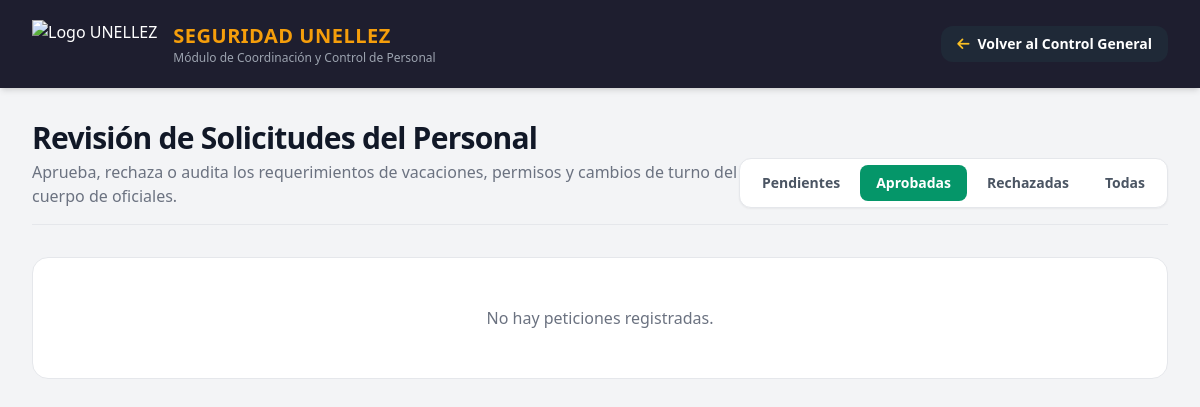
Page /guardias/solicitudes-recibidas/?estado=APROBADA (signed in) on the earlier database version.
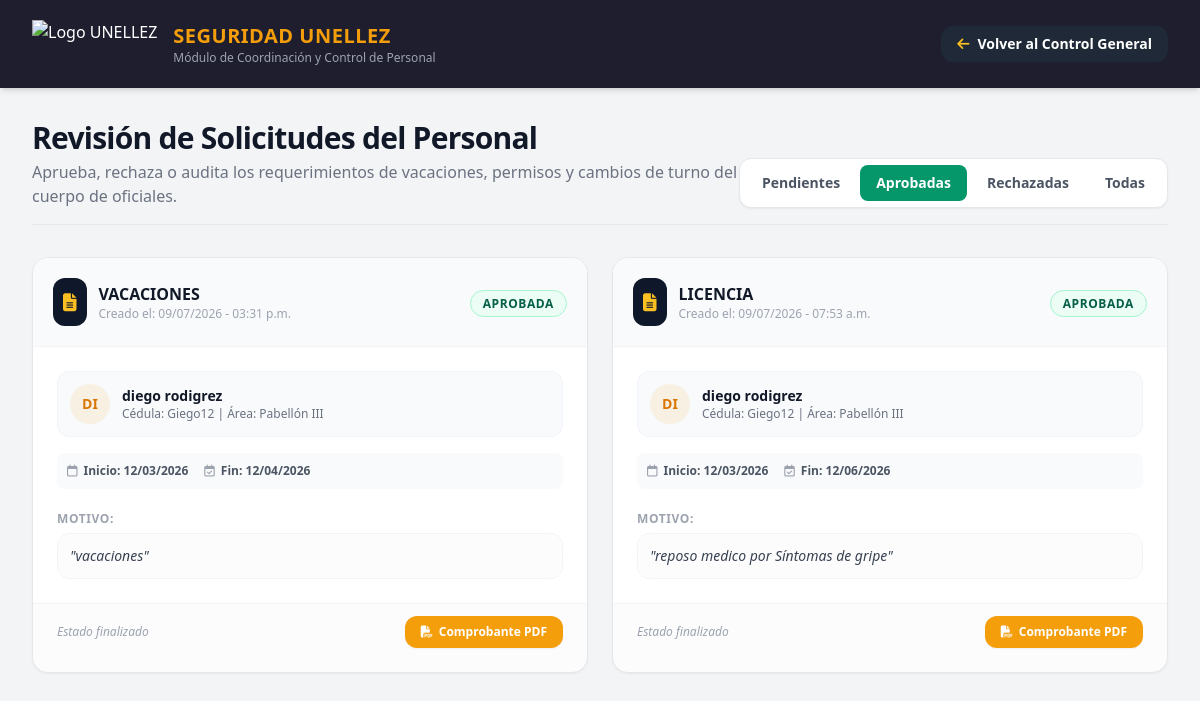
Same page on the later database version.
### seguridad_unellez/models.py (models this page shows, shortened)
class Solicitud(models.Model):
    TIPO_CHOICES = [
        ('VACACIONES', 'Vacaciones'),
        ('PERMISO', 'Permiso Remunerado'),
        ('LICENCIA', 'Licencia por Salud / Familiar'),
        ('CAMBIO_TURNO', 'Cambio de Turno'),
    ]
    ESTADO_CHOICES = [
        ('PENDIENTE', 'Pendiente'),
        ('APROBADA', 'Aprobada'),
        ('RECHAZADA', 'Rechazada'),
    ]
    guardia = models.ForeignKey(Guardia, on_delete=models.CASCADE, related_name='solicitudes', verbose_name="Oficial solicitante")
    tipo = models.CharField(max_length=20, choices=TIPO_CHOICES, default='VACACIONES', verbose_name="Tipo de Solicitud")
    fecha_inicio = models.DateField(verbose_name="Fecha de Inicio")
    fecha_fin = models.DateField(verbose_name="Fecha de Finalización")
    motivo = models.TextField(verbose_name="Justificación / Motivo")
    estado = models.CharField(max_length=15, choices=ESTADO_CHOICES, default='PENDIENTE', verbose_name="Estado de Petición")
    creado_en = models.DateTimeField(auto_now_add=True, verbose_name="Fecha de Envío")
    revisado_por = models.ForeignKey(User, on_delete=models.SET_NULL, null=True, blank=True, related_name='solicitudes_revisadas', verbose_name="Administrador que revisó")
    class Meta:
        ordering = ['-creado_en']
        verbose_name = "Solicitud"
        verbose_name_plural = "Solicitudes"

class Guardia(models.Model):
    user = models.OneToOneField(User, on_delete=models.CASCADE, null=True, blank=True, verbose_name="Usuario de Sistema")
    nombre = models.CharField(max_length=100)
    apellido = models.CharField(max_length=100, default="Sin Apellido")
    email = models.EmailField(unique=True, null=True, blank=True)
    cedula = models.CharField(max_length=20)
    turno = models.CharField(max_length=50)
    area_asignada = models.CharField(max_length=100)
    horas_trabajadas = models.IntegerField(default=0)
    dias_trabajados = models.IntegerField(default=0)
    foto = models.ImageField(upload_to='perfiles/', null=True, blank=True, verbose_name="Foto de Perfil")
    ESTATUS_CHOICES = [
        ('Activo', 'Activo'),
        ('Pendiente', 'Pendiente'),
        ('Inactivo', 'Inactivo'),
        ('Bloqueado', 'Bloqueado'),
    ]
    estatus = models.CharField(max_length=20, choices=ESTATUS_CHOICES, default='Activo')
    esta_bloqueado = models.BooleanField(default=False, verbose_name="¿Cuenta Bloqueada?")

### seguridad_unellez/views.py (the view)
# urls.py: path('guardias/solicitudes-recibidas/', views.panel_solicitudes_administrador, name='panel_solicitudes_administrador'),
@login_required
def panel_solicitudes_administrador(request):
    estado = request.GET.get('estado', 'PENDIENTE')
    solicitudes = Solicitud.objects.all().order_by('-creado_en')
    if estado != 'TODAS': solicitudes = solicitudes.filter(estado=estado)
    return render(request, 'seguridad_unellez/panel_solicitudes.html', {'solicitudes': solicitudes, 'estado_actual': estado})

### seguridad_unellez/templates/seguridad_unellez/panel_solicitudes.html (shortened to what the changed rows need)
{% load static %}
<!DOCTYPE html>
<html lang="es">
<head>
    <script src="https://cdn.tailwindcss.com"></script>
    <link rel="stylesheet" href="https://cdnjs.cloudflare.com/ajax/libs/font-awesome/6.4.0/css/all.min.css">
</head>
<body class="bg-gray-100 font-sans antialiased text-gray-800">
    <div class="min-h-screen flex flex-col">
        <header class="bg-[#1E1E2F] text-white p-5 shadow-md flex justify-between items-center px-8">
            <div class="flex items-center space-x-4">
                <div>
                    <h1 class="text-xl font-bold tracking-wide text-amber-500">SEGURIDAD UNELLEZ</h1>
                </div>
            </div>
        </header>
        <main class="flex-1 p-8 max-w-7xl mx-auto w-full">
            <div class="mb-8 border-b pb-4 border-gray-200 flex justify-between items-end">
                <div>
                    <h2 class="text-3xl font-extrabold text-gray-900 tracking-tight">Revisión de Solicitudes del Personal</h2>
                </div>
            </div>
            <div class="grid grid-cols-1 md:grid-cols-2 gap-6">
                {% for solicitud in solicitudes %}
                    <div class="bg-white rounded-2xl shadow-sm border border-gray-200 overflow-hidden flex flex-col justify-between hover:shadow-md transition-shadow duration-200">
                        <div class="p-5 bg-gray-50 border-b border-gray-100 flex justify-between items-center">
                            <div class="flex items-center space-x-3">
                                <div class="p-2.5 rounded-xl bg-slate-900 text-white">
                                    <i class="fa-solid fa-file-alt text-amber-400 text-lg"></i>
                                </div>
                                <div>
                                    <h3 class="font-bold text-gray-900 text-base">{{ solicitud.tipo }}</h3>
                                    <p class="text-xs text-gray-400">Creado el: {{ solicitud.creado_en|date:"d/m/Y - h:i a" }}</p>
                                </div>
                            </div>
                            <div>
                                {% if solicitud.estado == 'PENDIENTE' %}
                                    <span class="bg-amber-50 text-amber-800 border border-amber-200 text-xs px-3 py-1 rounded-full font-bold uppercase tracking-wider">Pendiente</span>
                                {% elif solicitud.estado == 'APROBADA' %}
                                    <span class="bg-emerald-50 text-emerald-800 border border-emerald-200 text-xs px-3 py-1 rounded-full font-bold uppercase tracking-wider">Aprobada</span>
                                {% else %}
                                    <span class="bg-rose-50 text-rose-800 border border-rose-200 text-xs px-3 py-1 rounded-full font-bold uppercase tracking-wider">Rechazada</span>
                                {% endif %}
                            </div>
                        </div>
                        <div class="p-6 flex-1 space-y-4">
                            <div class="flex items-center space-x-3 bg-slate-50 p-3 rounded-xl border border-slate-100">
                                <div class="h-10 w-10 bg-amber-500/10 rounded-full flex items-center justify-center text-amber-600 font-bold text-sm">
                                    {{ solicitud.guardia.nombre|slice:":2"|upper }}
                                </div>
                                <div>
                                    <p class="text-sm font-bold text-gray-900">{{ solicitud.guardia.nombre }}</p>
                                    <p class="text-xs text-gray-500">Cédula: {{ solicitud.guardia.cedula }} | Área: {{ solicitud.guardia.area_asignada }}</p>
                                </div>
                            </div>
                            <div class="text-xs font-semibold text-gray-600 flex items-center space-x-4 bg-gray-50 p-2.5 rounded-lg">
                                <span><i class="fa-regular fa-calendar mr-1.5 text-gray-400"></i>Inicio: {{ solicitud.fecha_inicio|date:"d/m/Y" }}</span>
                                <span><i class="fa-regular fa-calendar-check mr-1.5 text-gray-400"></i>Fin: {{ solicitud.fecha_fin|date:"d/m/Y" }}</span>
                            </div>
                            <div class="space-y-1">
                                <span class="text-xs font-bold uppercase tracking-wider text-gray-400">Motivo:</span>
                                <p class="text-gray-700 bg-gray-50/50 p-3 rounded-xl border border-gray-100 text-sm italic">
                                    "{{ solicitud.motivo }}"
                                </p>
                            </div>
                        </div>
                        <div class="px-6 pb-6 pt-3 border-t border-gray-100 bg-gray-50/50 flex flex-col sm:flex-row items-center justify-between gap-3">
                            {% if solicitud.estado == 'PENDIENTE' %}
                                <div class="w-full flex justify-end space-x-3">
                                    <a href="{% url 'procesar_solicitud' solicitud.id 'rechazar' %}" class="px-4 py-2.5 rounded-xl border border-rose-200 text-rose-700 bg-white hover:bg-rose-50 font-bold text-sm transition-colors flex items-center">
                                        Rechazar
                                    </a>
                                    <a href="{% url 'procesar_solicitud' solicitud.id 'aprobar' %}" class="px-4 py-2.5 rounded-xl bg-emerald-600 hover:bg-emerald-700 text-white font-bold text-sm shadow-md transition-all flex items-center">
                                        Aprobar
                                    </a>
                                </div>
                            {% else %}
                                <div class="text-xs text-gray-400 italic">
                                    Estado finalizado
                                </div>
                                {% if solicitud.estado == 'APROBADA' %}
                                    <a href="{% url 'descargar_aprobacion_pdf' solicitud.id %}" class="px-4 py-2 rounded-xl bg-amber-500 hover:bg-amber-600 text-white text-xs font-bold transition-all flex items-center justify-center space-x-1.5 shadow-sm">
                                        <i class="fa-solid fa-file-pdf"></i>
                                        <span>Comprobante PDF</span>
                                    </a>
                                {% endif %}
                            {% endif %}
                        </div>
                    </div>
                {% empty %}
                    <div class="col-span-full bg-white rounded-2xl border border-gray-200 p-12 text-center">
                        <p class="text-gray-500">No hay peticiones registradas.</p>
                    </div>
                {% endfor %}
            </div>
        </main>
    </div>
</body>
</html>

Differences in the rows shown:
added Solicitud: tipo "VACACIONES", creado_en "09/07/2026 - 03:31 p.m.", estado "APROBADA", guardia.nombre "DI", guardia.nombre "diego rodigrez", guardia.cedula "Giego12", guardia.area_asignada "Pabellón III", fecha_inicio "12/03/2026", fecha_fin "12/04/2026", motivo "vacaciones"
added Solicitud: tipo "LICENCIA", creado_en "09/07/2026 - 07:53 a.m.", estado "APROBADA", guardia.nombre "DI", guardia.nombre "diego rodigrez", guardia.cedula "Giego12", guardia.area_asignada "Pabellón III", fecha_inicio "12/03/2026", fecha_fin "12/06/2026", motivo "reposo medico por Síntomas de gripe"
Other differences:
text no longer shown: "No hay peticiones registradas."
